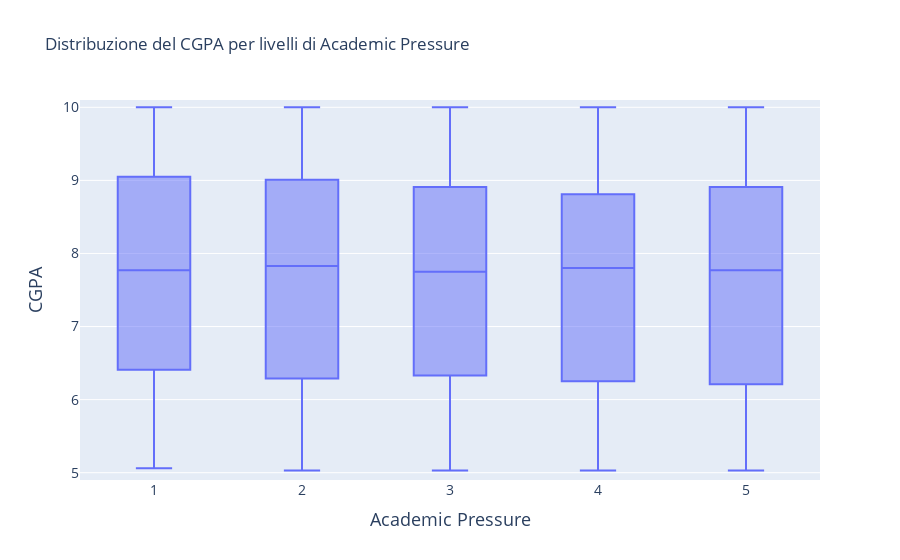

Notebook code for this chart:
### Markdown cell above
### Slide 5

### Code cell
# Author Michea Colautti


# Filtra per considerare solo i livelli di Academic Pressure di interesse (es. 1, 2, 3, 4, 5)
df_filtered = df[df["Academic Pressure"].isin([1, 2, 3, 4, 5])]

# Crea il box plot: sull'asse X vengono mostrati i livelli di Academic Pressure e sull'asse Y il CGPA
fig = px.box(
    df_filtered,
    x="Academic Pressure",
    y="CGPA",
    title="Distribuzione del CGPA per livelli di Academic Pressure",
    labels={"Academic Pressure": "Academic Pressure", "CGPA": "CGPA"}
)

fig.update_layout(
    xaxis_range=[0.5, 5.5],
    yaxis_range=[4.9, 10.1],

    # Titoli e font assi
    xaxis=dict(
        title="Academic Pressure",
        title_font=dict(size=18),
        tickfont=dict(size=14)
    ),
    yaxis=dict(
        title="CGPA",
        title_font=dict(size=18),
        tickfont=dict(size=14)
    )
)
fig.show()

### Figure 1 — Plotly figure (JSON) as saved in the notebook; plotly's stock layout.template omitted (floating-point values rounded to 4 significant figures; data arrays with more than 128 entries replaced by an {"elided": "..."} marker saying what was removed)
{"data": [{"alignmentgroup": "True", "hovertemplate": "Academic Pressure=%{x}<br>CGPA=%{y}<extra></extra>", "legendgroup": "", "marker": {"color": "#636efa"}, "name": "", "notched": false, "offsetgroup": "", "orientation": "v", "showlegend": false, "type": "box", "x": {"elided": "27892 int values"}, "x0": " ", "xaxis": "x", "y": {"elided": "27892 float values"}, "y0": " ", "yaxis": "y"}], "layout": {"boxmode": "group", "legend": {"tracegroupgap": 0}, "title": {"text": "Distribuzione del CGPA per livelli di Academic Pressure"}, "xaxis": {"anchor": "y", "domain": [0, 1], "range": [0.5, 5.5], "tickfont": {"size": 14}, "title": {"font": {"size": 18}, "text": "Academic Pressure"}}, "yaxis": {"anchor": "x", "domain": [0, 1], "range": [4.9, 10.1], "tickfont": {"size": 14}, "title": {"font": {"size": 18}, "text": "CGPA"}}}}
